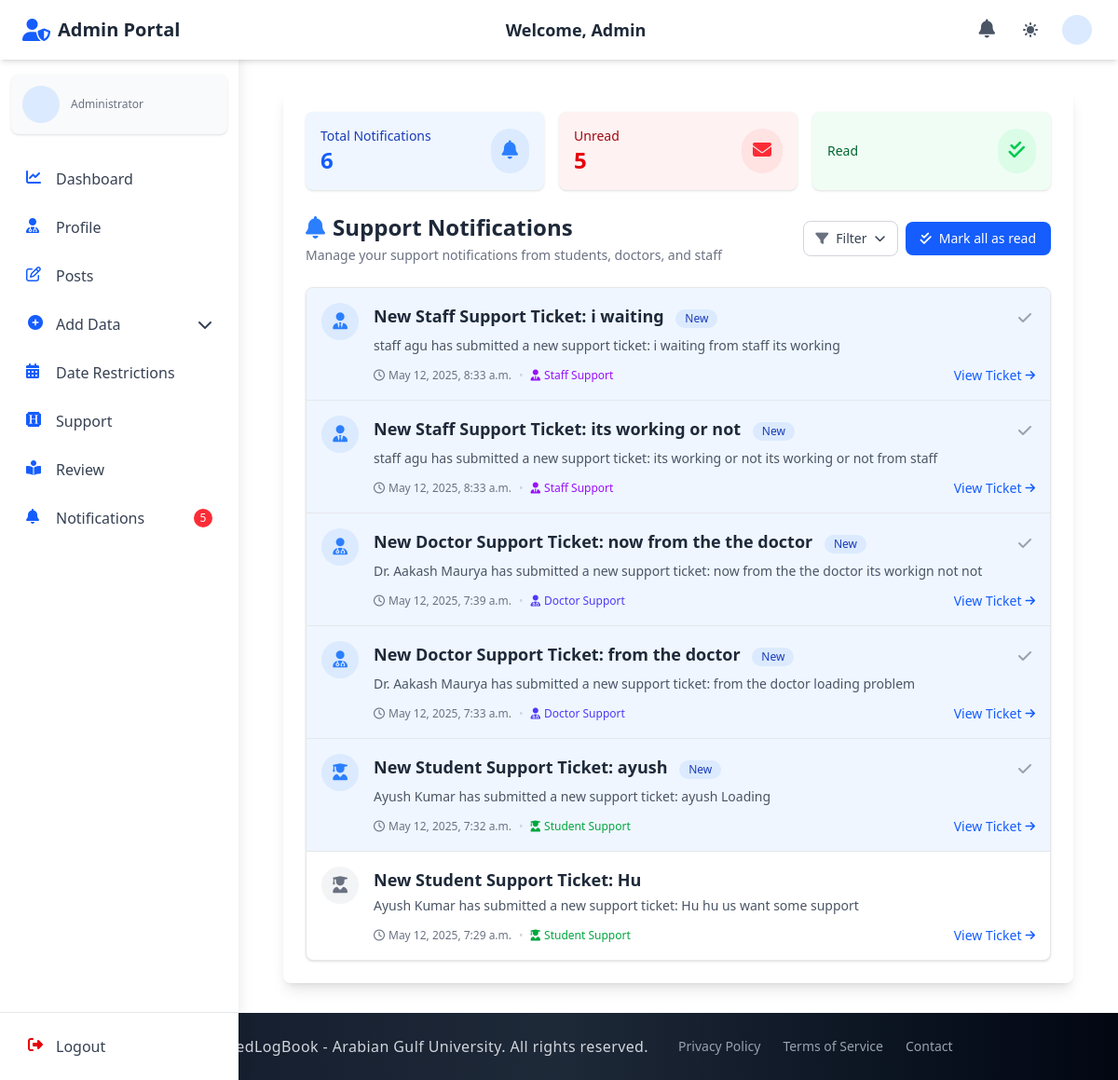
/admin_section/notifications/ (signed in), run on the app's committed database.
### admin_section/models.py (models this page shows, shortened)
class AdminNotification(models.Model):
    recipient = models.ForeignKey(CustomUser, on_delete=models.CASCADE, related_name='admin_notifications', limit_choices_to={'role': 'admin'})
    title = models.CharField(max_length=100)
    message = models.TextField()
    support_ticket_type = models.CharField(max_length=20, choices=[
        ('student', 'Student Support'),
        ('doctor', 'Doctor Support'),
        ('staff', 'Staff Support')
    ])
    ticket_id = models.IntegerField(null=True, blank=True)
    created_at = models.DateTimeField(auto_now_add=True)
    is_read = models.BooleanField(default=False)
    class Meta:
        ordering = ['-created_at']
        verbose_name = "Admin Notification"
        verbose_name_plural = "Admin Notifications"

### admin_section/views.py (the view, shortened to what this page needs)
# urls.py: path("notifications/", views.notifications, name="notifications"),
@login_required
def notifications(request):
    if request.user.role != 'admin':
        messages.error(request, "You don't have permission to access this page.")
        return redirect('login')
    notifications_list = AdminNotification.objects.filter(recipient=request.user).order_by('-created_at')
    filter_param = request.GET.get('filter', '')
    if filter_param == 'unread':
        notifications_list = notifications_list.filter(is_read=False)
    elif filter_param in ['student', 'doctor', 'staff']:
        notifications_list = notifications_list.filter(support_ticket_type=filter_param)
    unread_count = AdminNotification.objects.filter(recipient=request.user, is_read=False).count()
    paginator = Paginator(notifications_list, 10)  # 10 items per page
    page_number = request.GET.get('page')
    page_obj = paginator.get_page(page_number)
    context = {
        'notifications': page_obj,
        'unread_count': unread_count,
        'filter': filter_param,
        'total_count': AdminNotification.objects.filter(recipient=request.user).count(),
    }
    return render(request, 'admin_section/notifications.html', context)

### admin_section/context_processors.py (called while the page is built)
def admin_notification_count(request):
    if request.user.is_authenticated and request.user.role == 'admin':
        try:
            admin_unread_notifications_count = AdminNotification.objects.filter(recipient=request.user, is_read=False).count()
            return {'admin_unread_notifications_count': admin_unread_notifications_count}
        except:
            pass
    return {'admin_unread_notifications_count': 0}

### doctor_section/context_processors.py (called while the page is built, shortened)
def notification_count(request):
    return {'unread_notifications_count': 0}

### staff_section/context_processors.py (called while the page is built, shortened)
def staff_notification_count(request):
    return {'staff_unread_notifications_count': 0}

### student_section/context_processors.py (called while the page is built, shortened)
def student_notification_count(request):
    return {'student_unread_notifications_count': 0}

### admin_section/templates/admin_section/notifications.html
{% extends 'admin_section/admin_notifications.html' %}

### admin_section/templates/admin_section/admin_notifications.html (shortened to what this page needs)
{% extends 'base.html' %}
{% block navbar %}
  {% include 'components/admin_auth_navbar.html' %}
{% endblock %}
{% block content %}
  <div class="container mx-auto px-4 py-8">
    <div class="bg-white dark:bg-gray-800 rounded-lg shadow-lg p-6 max-w-5xl mx-auto">
      <div class="grid grid-cols-1 md:grid-cols-3 gap-4 mb-6">
        <div class="bg-blue-50 dark:bg-blue-900/30 rounded-lg p-4 flex items-center justify-between shadow-sm">
          <div>
            <h3 class="text-sm font-medium text-blue-800 dark:text-blue-200">Total Notifications</h3>
            <p class="text-2xl font-bold text-blue-600 dark:text-blue-300">{{ notifications.paginator.count }}</p>
          </div>
          <div class="bg-blue-100 dark:bg-blue-800 p-3 rounded-full">
            <i class="fas fa-bell text-blue-500 dark:text-blue-300 text-xl"></i>
          </div>
        </div>
        <div class="bg-red-50 dark:bg-red-900/30 rounded-lg p-4 flex items-center justify-between shadow-sm">
          <div>
            <h3 class="text-sm font-medium text-red-800 dark:text-red-200">Unread</h3>
            <p class="text-2xl font-bold text-red-600 dark:text-red-300">{{ unread_count }}</p>
          </div>
          <div class="bg-red-100 dark:bg-red-800 p-3 rounded-full">
            <i class="fas fa-envelope text-red-500 dark:text-red-300 text-xl"></i>
          </div>
        </div>
        <div class="bg-green-50 dark:bg-green-900/30 rounded-lg p-4 flex items-center justify-between shadow-sm">
          <div>
            <h3 class="text-sm font-medium text-green-800 dark:text-green-200">Read</h3>
          </div>
          <div class="bg-green-100 dark:bg-green-800 p-3 rounded-full">
            <i class="fas fa-check-double text-green-500 dark:text-green-300 text-xl"></i>
          </div>
        </div>
      </div>
      <div class="flex flex-col md:flex-row justify-between items-start md:items-center gap-4 mb-6">
        <div>
          <h2 class="text-2xl font-bold text-gray-800 dark:text-white flex items-center">
            <i class="fas fa-bell text-blue-500 dark:text-blue-400 mr-2"></i>
            Support Notifications
          </h2>
          <p class="text-sm text-gray-500 dark:text-gray-400 mt-1">Manage your support notifications from students, doctors, and staff</p>
        </div>
        <div class="flex items-center space-x-2">
          <div class="relative" x-data="{open: false}">
            <button @click="open = !open" class="flex items-center bg-white dark:bg-gray-700 border border-gray-300 dark:border-gray-600 rounded-lg px-3 py-2 text-sm font-medium text-gray-700 dark:text-gray-200 hover:bg-gray-50 dark:hover:bg-gray-600 focus:outline-none focus:ring-2 focus:ring-blue-500">
              <i class="fas fa-filter mr-2 text-gray-500 dark:text-gray-400"></i>
              <span>Filter</span>
              <i class="fas fa-chevron-down ml-2 text-xs"></i>
            </button>
          </div>
          {% if unread_count > 0 %}
            <a href="?mark_all_read=true" class="flex items-center bg-blue-600 hover:bg-blue-700 text-white font-medium rounded-lg px-4 py-2 text-sm transition-colors duration-200">
              <i class="fas fa-check-double mr-2"></i>
              <span>Mark all as read</span>
            </a>
          {% endif %}
        </div>
      </div>
      {% if notifications %}
        <div class="overflow-hidden bg-white dark:bg-gray-800 border border-gray-200 dark:border-gray-700 rounded-lg shadow-sm">
          <ul class="divide-y divide-gray-200 dark:divide-gray-700">
            {% for notification in notifications %}
              <li class="{% if not notification.is_read %}bg-blue-50 dark:bg-blue-900/20{% endif %} transition-all duration-200 hover:bg-gray-50 dark:hover:bg-gray-700/50 group">
                <div class="p-4 flex justify-between items-start">
                  <div class="flex-shrink-0 mr-4">
                    <div class="{% if not notification.is_read %}bg-blue-100 dark:bg-blue-800 text-blue-500 dark:text-blue-300{% else %}bg-gray-100 dark:bg-gray-700 text-gray-500 dark:text-gray-400{% endif %} rounded-full p-2 w-10 h-10 flex items-center justify-center">
                      {% if notification.support_ticket_type == 'student' %}
                        <i class="fas fa-user-graduate text-lg"></i>
                      {% elif notification.support_ticket_type == 'doctor' %}
                        <i class="fas fa-user-md text-lg"></i>
                      {% elif notification.support_ticket_type == 'staff' %}
                        <i class="fas fa-user-tie text-lg"></i>
                      {% else %}
                        <i class="fas fa-bell text-lg"></i>
                      {% endif %}
                    </div>
                  </div>
                  <div class="flex-1">
                    <div class="flex items-start justify-between">
                      <h3 class="text-lg font-semibold text-gray-800 dark:text-white group-hover:text-blue-600 dark:group-hover:text-blue-400 transition-colors duration-200">
                        {{ notification.title }}
                        {% if not notification.is_read %}
                          <span class="ml-2 inline-flex items-center px-2.5 py-0.5 rounded-full text-xs font-medium bg-blue-100 text-blue-800 dark:bg-blue-800 dark:text-blue-100">
                            New
                          </span>
                        {% endif %}
                      </h3>
                      {% if not notification.is_read %}
                        <a href="?mark_read={{ notification.id }}" class="ml-2 text-gray-400 hover:text-blue-600 dark:hover:text-blue-400 p-1 rounded-full hover:bg-gray-100 dark:hover:bg-gray-700 transition-colors duration-200" title="Mark as read">
                          <i class="fas fa-check"></i>
                        </a>
                      {% endif %}
                    </div>
                    <p class="text-sm text-gray-600 dark:text-gray-300 mt-1">{{ notification.message }}</p>
                    <div class="flex flex-wrap items-center mt-3 text-xs">
                      <span class="inline-flex items-center text-gray-500 dark:text-gray-400">
                        <i class="far fa-clock mr-1"></i>
                        {{ notification.created_at|date:"F j, Y, g:i a" }}
                      </span>
                      <span class="mx-2 text-gray-300 dark:text-gray-600">•</span>
                      <span class="inline-flex items-center capitalize {% if notification.support_ticket_type == 'student' %}text-green-600 dark:text-green-400{% elif notification.support_ticket_type == 'doctor' %}text-indigo-600 dark:text-indigo-400{% elif notification.support_ticket_type == 'staff' %}text-purple-600 dark:text-purple-400{% endif %}">
                        <i class="fas {% if notification.support_ticket_type == 'student' %}fa-user-graduate{% elif notification.support_ticket_type == 'doctor' %}fa-user-md{% elif notification.support_ticket_type == 'staff' %}fa-user-tie{% endif %} mr-1"></i>
                        {{ notification.support_ticket_type }} Support
                      </span>
                      {% if notification.ticket_id %}
                        <a href="?view_ticket={{ notification.id }}" class="ml-auto inline-flex items-center text-sm text-blue-600 hover:text-blue-800 dark:text-blue-400 dark:hover:text-blue-300 font-medium">
                          <span>View Ticket</span>
                          <i class="fas fa-arrow-right ml-1 text-xs"></i>
                        </a>
                      {% endif %}
                    </div>
                  </div>
                </div>
              </li>
            {% endfor %}
          </ul>
        </div>
      {% endif %}
    </div>
  </div>
{% endblock %}

### data on the page
AdminNotification: title "New Staff Support Ticket: i waiting", is_read "New", message "staff agu has submitted a new support ticket: i waiting from staff its working", created_at "May 12, 2025, 8:33 a.m.", support_ticket_type "Staff"
AdminNotification: title "New Staff Support Ticket: its working or not", is_read "New", message "staff agu has submitted a new support ticket: its working or not its working or not from staff", created_at "May 12, 2025, 8:33 a.m.", support_ticket_type "Staff"
AdminNotification: title "New Doctor Support Ticket: now from the the doctor", is_read "New", message "Dr. Aakash Maurya has submitted a new support ticket: now from the the doctor its workign not not", created_at "May 12, 2025, 7:39 a.m.", support_ticket_type "Doctor"
AdminNotification: title "New Doctor Support Ticket: from the doctor", is_read "New", message "Dr. Aakash Maurya has submitted a new support ticket: from the doctor loading problem", created_at "May 12, 2025, 7:33 a.m.", support_ticket_type "Doctor"
AdminNotification: title "New Student Support Ticket: ayush", is_read "New", message "Ayush Kumar has submitted a new support ticket: ayush Loading", created_at "May 12, 2025, 7:32 a.m.", support_ticket_type "Student"
AdminNotification: title "New Student Support Ticket: Hu", message "Ayush Kumar has submitted a new support ticket: Hu hu us want some support", created_at "May 12, 2025, 7:29 a.m.", support_ticket_type "Student"

### other printed values
{{ admin_unread_notifications_count }} "5"
{{ notifications.paginator.count }} "6"
{{ unread_count }} "5"
